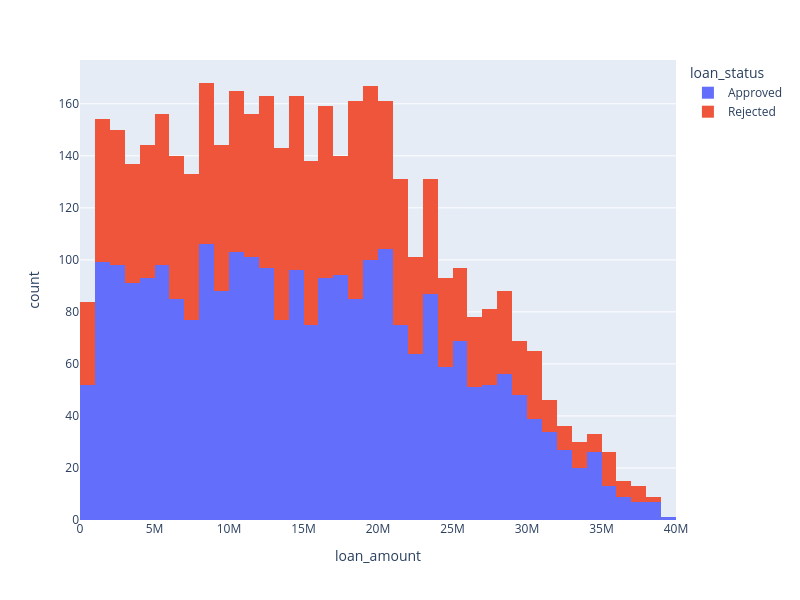
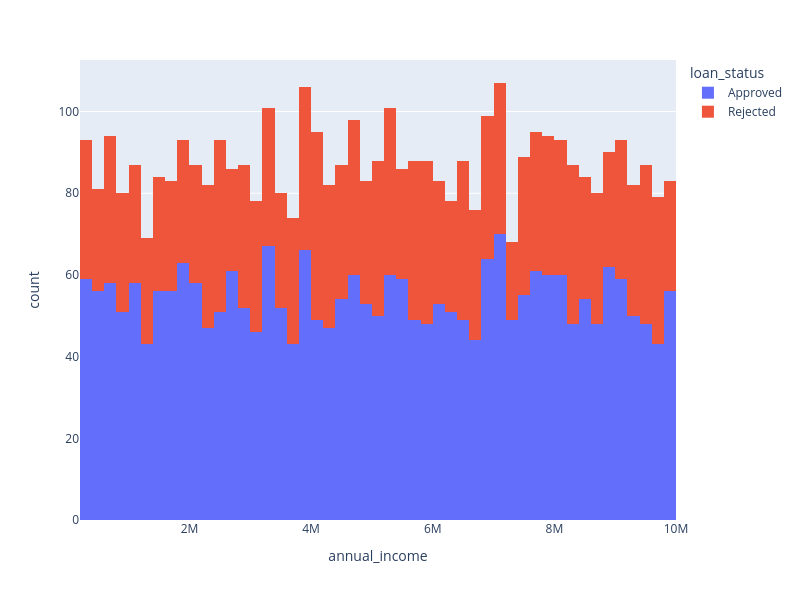
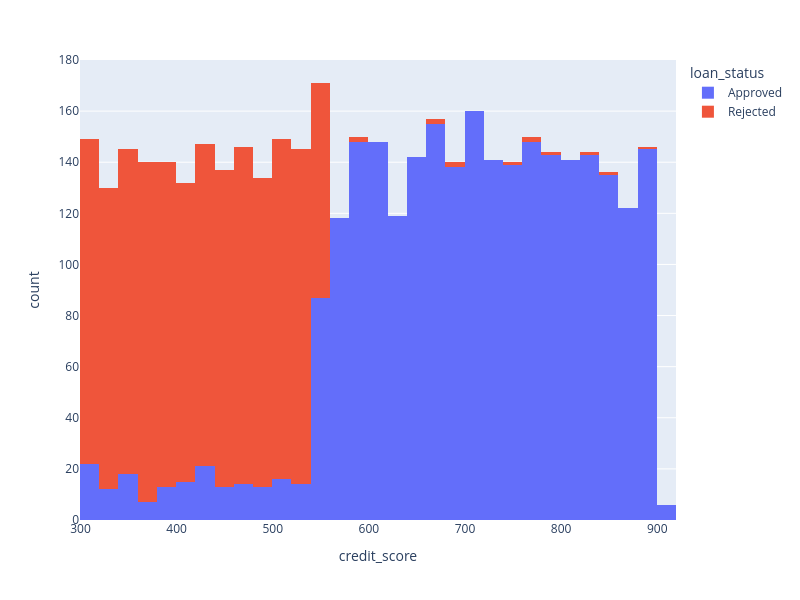

The notebook cell these images were saved under, in order:
### Markdown cell above
## 14. Histograms for Loan Amount, Annual Income, and Credit Score by Loan Status

### Code cell
# Histograms for Loan Amount, Annual Income, and Credit Score by Loan Status
for col in df[['loan_amount', 'annual_income', 'credit_score']]:
    fig = px.histogram(df, x=col, color='loan_status', width=800, height=600)
    fig.show()

### Figure 1 — Plotly figure (JSON) as saved in the notebook; plotly's stock layout.template omitted (floating-point values rounded to 4 significant figures; data arrays with more than 128 entries replaced by an {"elided": "..."} marker saying what was removed)
{"data": [{"alignmentgroup": "True", "bingroup": "x", "hovertemplate": "loan_status=Approved<br>loan_amount=%{x}<br>count=%{y}<extra></extra>", "legendgroup": "Approved", "marker": {"color": "#636efa", "pattern": {"shape": ""}}, "name": "Approved", "offsetgroup": "Approved", "orientation": "v", "showlegend": true, "type": "histogram", "x": {"elided": "2656 int values"}, "xaxis": "x", "yaxis": "y"}, {"alignmentgroup": "True", "bingroup": "x", "hovertemplate": "loan_status=Rejected<br>loan_amount=%{x}<br>count=%{y}<extra></extra>", "legendgroup": "Rejected", "marker": {"color": "#EF553B", "pattern": {"shape": ""}}, "name": "Rejected", "offsetgroup": "Rejected", "orientation": "v", "showlegend": true, "type": "histogram", "x": {"elided": "1613 int values"}, "xaxis": "x", "yaxis": "y"}], "layout": {"barmode": "relative", "height": 600, "legend": {"title": {"text": "loan_status"}, "tracegroupgap": 0}, "margin": {"t": 60}, "width": 800, "xaxis": {"anchor": "y", "domain": [0, 1], "title": {"text": "loan_amount"}}, "yaxis": {"anchor": "x", "domain": [0, 1], "title": {"text": "count"}}}}

### Figure 2 — Plotly figure (JSON) as saved in the notebook; plotly's stock layout.template omitted (floating-point values rounded to 4 significant figures; data arrays with more than 128 entries replaced by an {"elided": "..."} marker saying what was removed)
{"data": [{"alignmentgroup": "True", "bingroup": "x", "hovertemplate": "loan_status=Approved<br>annual_income=%{x}<br>count=%{y}<extra></extra>", "legendgroup": "Approved", "marker": {"color": "#636efa", "pattern": {"shape": ""}}, "name": "Approved", "offsetgroup": "Approved", "orientation": "v", "showlegend": true, "type": "histogram", "x": {"elided": "2656 int values"}, "xaxis": "x", "yaxis": "y"}, {"alignmentgroup": "True", "bingroup": "x", "hovertemplate": "loan_status=Rejected<br>annual_income=%{x}<br>count=%{y}<extra></extra>", "legendgroup": "Rejected", "marker": {"color": "#EF553B", "pattern": {"shape": ""}}, "name": "Rejected", "offsetgroup": "Rejected", "orientation": "v", "showlegend": true, "type": "histogram", "x": {"elided": "1613 int values"}, "xaxis": "x", "yaxis": "y"}], "layout": {"barmode": "relative", "height": 600, "legend": {"title": {"text": "loan_status"}, "tracegroupgap": 0}, "margin": {"t": 60}, "width": 800, "xaxis": {"anchor": "y", "domain": [0, 1], "title": {"text": "annual_income"}}, "yaxis": {"anchor": "x", "domain": [0, 1], "title": {"text": "count"}}}}

### Figure 3 — Plotly figure (JSON) as saved in the notebook; plotly's stock layout.template omitted (floating-point values rounded to 4 significant figures; data arrays with more than 128 entries replaced by an {"elided": "..."} marker saying what was removed)
{"data": [{"alignmentgroup": "True", "bingroup": "x", "hovertemplate": "loan_status=Approved<br>credit_score=%{x}<br>count=%{y}<extra></extra>", "legendgroup": "Approved", "marker": {"color": "#636efa", "pattern": {"shape": ""}}, "name": "Approved", "offsetgroup": "Approved", "orientation": "v", "showlegend": true, "type": "histogram", "x": {"elided": "2656 int values"}, "xaxis": "x", "yaxis": "y"}, {"alignmentgroup": "True", "bingroup": "x", "hovertemplate": "loan_status=Rejected<br>credit_score=%{x}<br>count=%{y}<extra></extra>", "legendgroup": "Rejected", "marker": {"color": "#EF553B", "pattern": {"shape": ""}}, "name": "Rejected", "offsetgroup": "Rejected", "orientation": "v", "showlegend": true, "type": "histogram", "x": {"elided": "1613 int values"}, "xaxis": "x", "yaxis": "y"}], "layout": {"barmode": "relative", "height": 600, "legend": {"title": {"text": "loan_status"}, "tracegroupgap": 0}, "margin": {"t": 60}, "width": 800, "xaxis": {"anchor": "y", "domain": [0, 1], "title": {"text": "credit_score"}}, "yaxis": {"anchor": "x", "domain": [0, 1], "title": {"text": "count"}}}}
